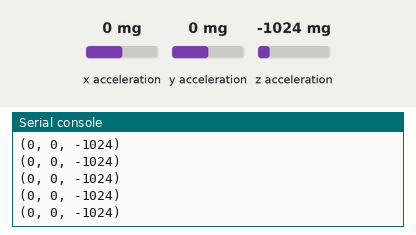
A program run on a simulated BBC micro:bit running MicroPython. Shown: the last lines printed to the serial console. Inputs (shaded band) come from the test bench; at power-on: x acceleration 0 mg, y acceleration 0 mg, z acceleration -1024 mg.

Above: at 1.2 s.
1.3 s: x acceleration set to -1440 mg
At 1.56 s:
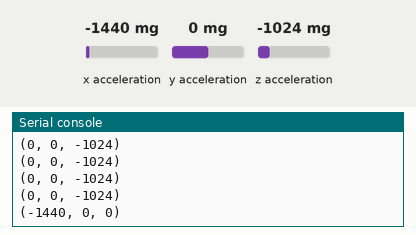
2.8 s: y acceleration set to -1440 mg
At 2.97 s:
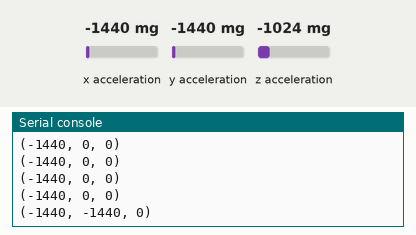
4.3 s: z acceleration set to -1440 mg
At 4.37 s:
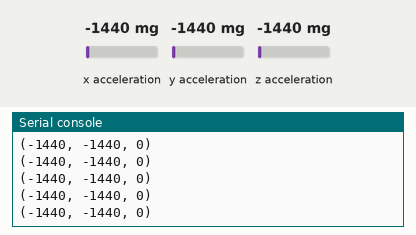
Timing chart, 0 to 7.3 s (numbered marks = the images above; inputs shaded):
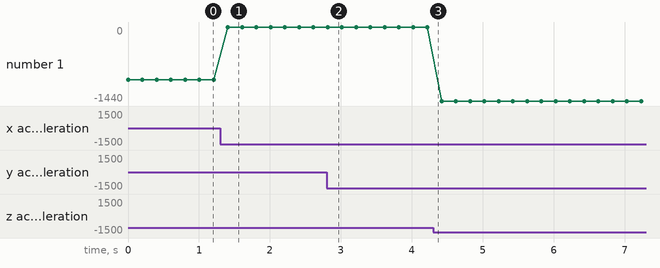

Measured:
- after the input at 1.3 s, the serial console: prints a new line after 0.11 s (image 1)
- after the input at 2.8 s, the serial console: prints a new line at once (image 2)

The program:

ejemplo3.py
```python
###################################################################
#
# Muestra en mu-editor el Trazador y REPL y observa los valores.
#
# Comenta la sentencia sleep y observa lo que ocurre. Prueba a
# cambiar el valor de milisegundos
#
from microbit import *

def main():
    while True:
        accel_x = accelerometer.get_x()
        accel_y = accelerometer.get_y()
        accel_z = accelerometer.get_z()

        print((accel_x, accel_y, accel_z))
        sleep(200)

if __name__ == "__main__":
    main()
```
